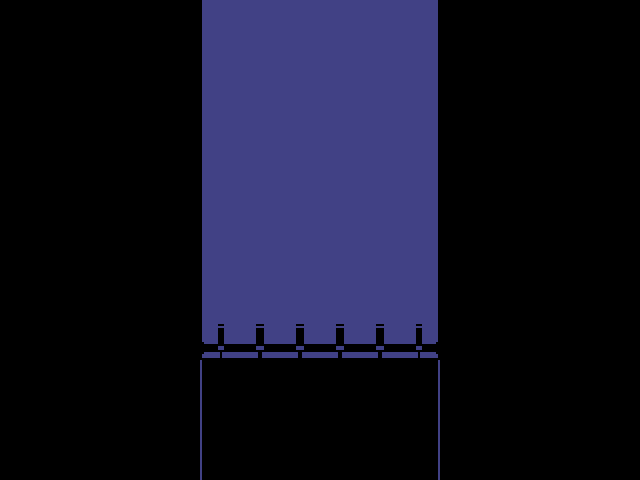

This game map was drawn from its Tiled (.tmx) file and the tilesets committed beside it. A one-line description and the full map source follow:
An orthogonal 16x12 tile map with 40x40 px tiles, 1 tile layer (Tile Layer 1) and 8 objects (transition, climbarea, climbentry, spawn, filter).

<map version="1.11" tiledversion="1.11.2" orientation="orthogonal" renderorder="right-down" width="16" height="12" tilewidth="40" tileheight="40" infinite="0" nextlayerid="7" nextobjectid="14">
 <editorsettings>
  <export target="climbtest.lua" format="lua" />
 </editorsettings>
 <tileset firstgid="1" source="../tilesets/castle.tsx" />
 <layer id="1" name="Tile Layer 1" width="16" height="12">
  <data encoding="csv">
0,0,0,0,0,22,23,23,23,23,24,0,0,0,0,0,
0,0,0,0,0,22,23,23,23,23,24,0,0,0,0,0,
0,0,0,0,0,22,23,23,23,23,24,0,0,0,0,0,
0,0,0,0,0,22,23,23,23,23,24,0,0,0,0,0,
0,0,0,0,0,22,23,23,23,23,24,0,0,0,0,0,
0,0,0,0,0,22,23,23,23,23,24,0,0,0,0,0,
0,0,0,0,0,22,23,23,23,23,24,0,0,0,0,0,
0,0,0,0,0,22,23,23,23,23,24,0,0,0,0,0,
0,0,0,0,0,26,27,27,27,27,28,0,0,0,0,0,
0,0,0,0,0,10,11,11,11,11,12,0,0,0,0,0,
0,0,0,0,0,10,11,11,11,11,12,0,0,0,0,0,
0,0,0,0,0,10,11,11,11,11,12,0,0,0,0,0
</data>
 </layer>
 <objectgroup color="#ff00ff" id="5" name="objects">
  <object id="12" name="transition" x="200" y="480" width="240" height="40">
   <properties>
    <property name="facing" value="right" />
    <property name="map" value="room1" />
    <property name="marker" value="test_entry" />
   </properties>
  </object>
 </objectgroup>
 <objectgroup color="#ff00ff" id="2" name="objects_ladders">
  <object id="1" name="climbarea" x="280" y="0" width="80" height="320" />
  <object id="2" name="climbentry" x="280" y="320" width="80" height="40" />
 </objectgroup>
 <objectgroup color="#ff00ff" id="3" name="markers">
  <object id="5" name="spawn" x="320" y="440">
   <point />
  </object>
 </objectgroup>
 <objectgroup color="#5500ff" id="4" name="collision">
  <object id="8" x="160" y="360" width="40" height="120" />
  <object id="9" x="200" y="320" width="240" height="40" />
  <object id="10" x="440" y="360" width="40" height="120" />
 </objectgroup>
 <objectgroup id="6" name="objects_filter">
  <object id="13" name="filter" x="0" y="0">
   <properties>
    <property name="type" value="hsv" />
   </properties>
   <point />
  </object>
 </objectgroup>
</map>
